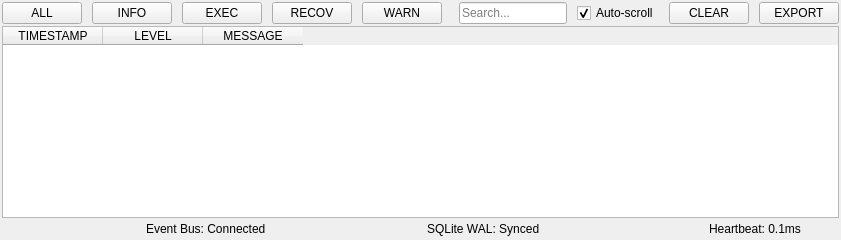
<widget class="QWidget" name="tab4">
 <attribute name="title"><string>SYSTEM LOGS</string></attribute>
 <layout class="QVBoxLayout" name="verticalLayout_tab4">
  <property name="spacing"><number>2</number></property>
  <property name="leftMargin"><number>2</number></property>
  <property name="topMargin"><number>2</number></property>
  <property name="rightMargin"><number>2</number></property>
  <property name="bottomMargin"><number>2</number></property>

  
  <item>
   <layout class="QHBoxLayout" name="horizontalLayout_logsFilter">
    <property name="spacing"><number>10</number></property>

    
    <item><widget class="QPushButton" name="btnFilterAll"><property name="text"><string>ALL</string></property><property name="class"><string>pill_filter_active</string></property></widget></item>
    <item><widget class="QPushButton" name="btnFilterInfo"><property name="text"><string>INFO</string></property><property name="class"><string>pill_filter</string></property></widget></item>
    <item><widget class="QPushButton" name="btnFilterExec"><property name="text"><string>EXEC</string></property><property name="class"><string>pill_filter</string></property></widget></item>
    <item><widget class="QPushButton" name="btnFilterRecovery"><property name="text"><string>RECOV</string></property><property name="class"><string>pill_filter</string></property></widget></item>
    <item><widget class="QPushButton" name="btnFilterWarn"><property name="text"><string>WARN</string></property><property name="class"><string>pill_filter</string></property></widget></item>

    <item><spacer><property name="orientation"><enum>Qt::Horizontal</enum></property></spacer></item>

    <item><widget class="QLineEdit" name="searchLog"><property name="placeholderText"><string>Search...</string></property><property name="minimumWidth"><number>240</number></property></widget></item>
    <item><widget class="QCheckBox" name="checkAutoScroll"><property name="text"><string>Auto-scroll</string></property><property name="checked"><bool>true</bool></property></widget></item>
    <item><widget class="QPushButton" name="btnClearLogs"><property name="text"><string>CLEAR</string></property></widget></item>
    <item><widget class="QPushButton" name="btnExportLogs"><property name="text"><string>EXPORT</string></property><property name="class"><string>btn_primary</string></property></widget></item>
   </layout>
  </item>

  
  <item>
   <widget class="QTableWidget" name="tableLogs">
    <property name="alternatingRowColors"><bool>true</bool></property>
    <property name="columnCount"><number>3</number></property>
    <column><property name="text"><string>TIMESTAMP</string></property></column>
    <column><property name="text"><string>LEVEL</string></property></column>
    <column><property name="text"><string>MESSAGE</string></property></column>
   </widget>
  </item>

  
  <item>
   <layout class="QHBoxLayout" name="horizontalLayout_logsFooter">
    <property name="spacing"><number>14</number></property>

    <item><spacer><property name="orientation"><enum>Qt::Horizontal</enum></property></spacer></item>

    <item>
     <widget class="QFrame" name="pillEventBus">
      <property name="class"><string>status_pill</string></property>
      <layout class="QHBoxLayout">
       <property name="leftMargin"><number>8</number></property><property name="topMargin"><number>2</number></property><property name="rightMargin"><number>8</number></property><property name="bottomMargin"><number>2</number></property>
       <item><widget class="QFrame"><property name="class"><string>led_green</string></property></widget></item>
       <item><widget class="QLabel" name="lblEventBusStatus"><property name="text"><string>Event Bus: Connected</string></property><property name="class"><string>status_pill_text</string></property></widget></item>
      </layout>
     </widget>
    </item>

    <item>
     <widget class="QFrame" name="pillSqlite">
      <property name="class"><string>status_pill</string></property>
      <layout class="QHBoxLayout">
       <property name="leftMargin"><number>8</number></property><property name="topMargin"><number>2</number></property><property name="rightMargin"><number>8</number></property><property name="bottomMargin"><number>2</number></property>
       <item><widget class="QFrame"><property name="class"><string>led_green</string></property></widget></item>
       <item><widget class="QLabel" name="lblSqliteStatus"><property name="text"><string>SQLite WAL: Synced</string></property><property name="class"><string>status_pill_text</string></property></widget></item>
      </layout>
     </widget>
    </item>

    <item>
     <widget class="QFrame" name="pillHeartbeat">
      <property name="class"><string>status_pill</string></property>
      <layout class="QHBoxLayout">
       <property name="leftMargin"><number>8</number></property><property name="topMargin"><number>2</number></property><property name="rightMargin"><number>8</number></property><property name="bottomMargin"><number>2</number></property>
       <item><widget class="QFrame"><property name="class"><string>led_green</string></property></widget></item>
       <item><widget class="QLabel" name="lblHeartbeatStatus"><property name="text"><string>Heartbeat: 0.1ms</string></property><property name="class"><string>status_pill_val</string></property></widget></item>
      </layout>
     </widget>
    </item>

   </layout>
  </item>

 </layout>
</widget>
